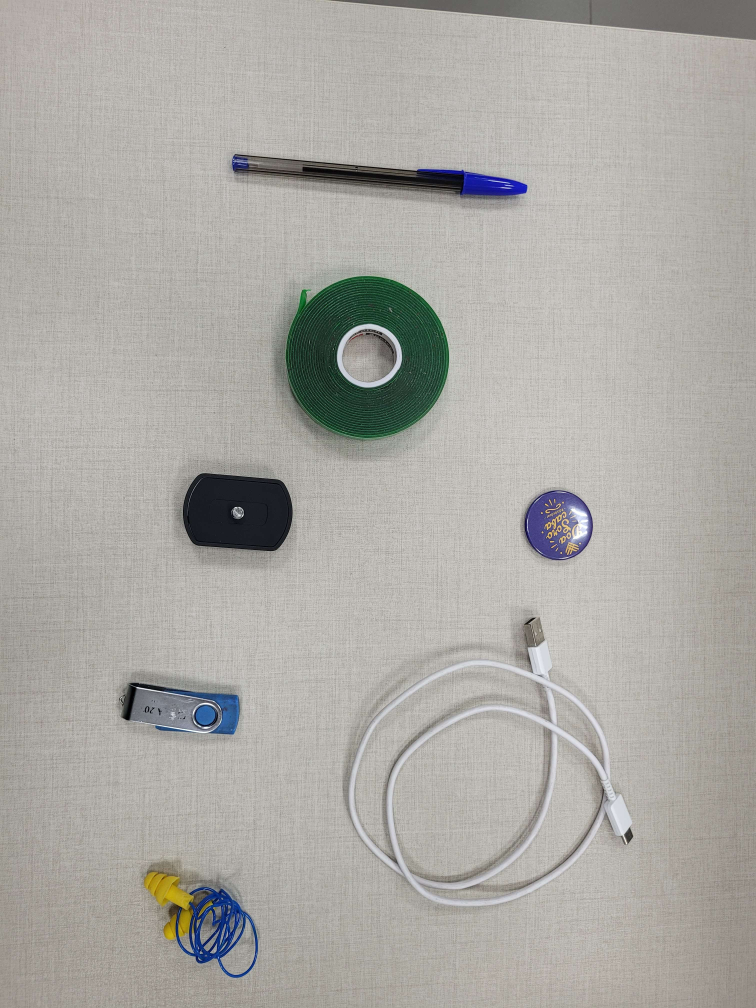
#> input picture first_test/images/20230109_171910.jpg, 3024 x 4032 px (shown at 1/4 size); its folder holds only this picture in this run
$ jupyter execute --allow-errors object_identification.ipynb
#> lines starting #> are read from the running program, lines starting #| are printed output that depends on the picture
[cell 1]
import matplotlib.pyplot as plt
import os
import cv2
import numpy as np
from rembg import remove

# denoise
from skimage import io
from skimage.restoration import denoise_nl_means, estimate_sigma
from skimage import img_as_ubyte, img_as_float

from skimage.morphology import dilation
from skimage.morphology import rectangle
from skimage.measure import label, regionprops

[cell 2]
image_path = "./images/"

images_list = os.listdir(image_path)

images = []
gray_images = []
for image in images_list:
    print(image)
    img = cv2.imread(image_path + image)
#> img is the input picture: shape (4032, 3024, 3); mean B, G, R 164.1, 169, 171.1
    resized = cv2.resize(img, (512, 512), interpolation=cv2.INTER_AREA)
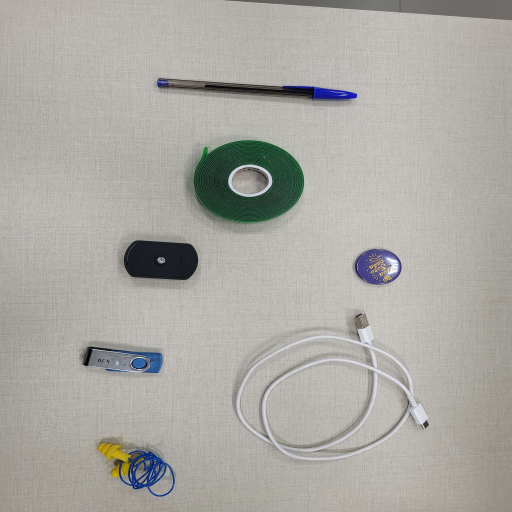
#> resized: shape (512, 512, 3); mean B, G, R 164.1, 169, 171.1
    images.append(resized)
    gray = cv2.cvtColor(resized, cv2.COLOR_BGR2GRAY)
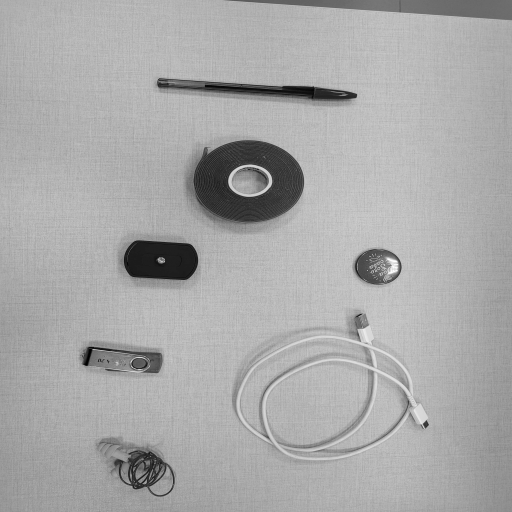
#> gray: shape (512, 512); min 0, max 254, mean 168.8
    gray_images.append(gray)

print(images[0].shape)
#| (512, 512, 3)
print(gray_images[0].shape)
#| (512, 512)

[cell 3]
# [20 lines left out: functions cv_seg, denoise, multi_dil, not called in this run]

## Image cropping

[cell 4]
def crop(final_path, img_path):
    img = cv2.imread(img_path)
    img = cv2.resize(img, (512, 512), interpolation=cv2.INTER_AREA)
    rembg_img = remove(img)
    denoised = denoise(rembg_img)
    gray = cv2.cvtColor(denoised, cv2.COLOR_BGR2GRAY)
    segmented = cv_seg(gray)
    dilated = multi_dil(segmented, 3)
    label_im = label(segmented)
    for num, i in enumerate(regionprops(label_im)):
        minr, minc, maxr, maxc = i.bbox
        roi = img[minr:maxr, minc:maxc]
        cv2.imwrite(final_path + f"{num}.jpg", roi)

### crop base image

[cell 5]
# crop("./base_img/", "./images/20230109_171941.jpg")

### crop test image

#> (a cell that did not finish here is left out)

### Opening cropped objects

#> (a cell that did not finish here is left out)

[cell 8]
base_imgs = []
test_imgs = []

#> (the rest of this cell did not finish here and is left out)

#### Naming objects for easier identification

#> (a cell that did not finish here is left out)

#> (a cell that did not finish here is left out)

[cell 11]
base_imgs = []
test_imgs = []

#> (the rest of this cell did not finish here and is left out)

[cell 12]
# [12 lines left out: function hist, not called in this run]

# [6 lines of commented-out code are left out]

#> (a cell that did not finish here is left out)

### Compairing shape

[cell 14]
objs = ["pen", "botton", "tape", "drive", "ears", "support", "cable"]

for i in range(len(test_imgs)):
    test_shape = test_imgs[i].shape[:2]
    aux = []
    for j in range(len(base_imgs)):
        base_shape = base_imgs[j].shape[:2]
        height_ratio = 1 - abs((test_shape[0] - base_shape[0]) / base_shape[0])
        width_ratio  = 1 - abs((test_shape[1] - base_shape[1]) / base_shape[1])
        mean = (height_ratio + width_ratio) / 2
        aux.append(mean)
    maximum = max(aux)
    index = aux.index(maximum)
    match = objs[index]
    print(f"Match --> {match:8}: Distance = {maximum}")

## Custom chi-squared distance

[cell 15]
# [6 lines left out: function chi2_distance, not called in this run]

[cell 16]
objs = ["pen", "botton", "tape", "drive", "ears", "support", "cable"]

for i in range(len(base_imgs)):
    aux = []
    base_hist = hist(base_imgs[i])
    for j in range(len(test_imgs)):
        resized_test_img = cv2.resize(test_imgs[j], (base_imgs[i].shape[1], base_imgs[i].shape[0]), interpolation=cv2.INTER_AREA)
        test_hist = hist(resized_test_img)
        res = chi2_distance(base_hist, test_hist)
        aux.append(res)
    minimum = min(aux)
    index = aux.index(minimum)
    match = objs[index]
    print(f"{objs[i]:8} --> {match:8}: Distance = {minimum}")

## SciPy distance metrics

[cell 17]
from scipy.spatial import distance as dist

[cell 18]
# initialize the scipy methods to compaute distances
SCIPY_METHODS = (
	("Euclidean", dist.euclidean),
	("Manhattan", dist.cityblock),
	("Chebysev", dist.chebyshev))

[cell 19]
objs = ["pen", "botton", "tape", "drive", "ears", "support", "cable"]

for i in range(len(base_imgs)):
    aux = []
    base_hist = hist(base_imgs[i])
    for j in range(len(test_imgs)):
        resized_test_img = cv2.resize(test_imgs[j], (base_imgs[i].shape[1], base_imgs[i].shape[0]), interpolation=cv2.INTER_AREA)
        test_hist = hist(resized_test_img)
        res = dist.euclidean(base_hist.flatten(), test_hist.flatten())
        aux.append(res)
    minimum = min(aux)
    index = aux.index(minimum)
    match = objs[index]
    print(f"{objs[i]:8} --> {match:8}: Distance = {minimum}")

## OpenCV compareHist method

##### cv2.compareHist(H1, H2, method)
**Methods**
- cv2.HISTCMP_CORREL: Computes the correlation between the two histograms.
- cv2.HISTCMP_CHISQR: Applies the Chi-Squared distance to the histograms.
- cv2.HISTCMP_INTERSECT: Calculates the intersection between two histograms.
- cv2.HISTCMP_BHATTACHARYYA: Bhattacharyya distance, used to measure the “overlap” between the two histograms.

[cell 20]
# METHOD #1: UTILIZING OPENCV
# initialize OpenCV methods for histogram comparison
OPENCV_METHODS = (
	("Correlation", cv2.HISTCMP_CORREL),
	("Chi-Squared", cv2.HISTCMP_CHISQR),
	("Intersection", cv2.HISTCMP_INTERSECT),
	("Hellinger", cv2.HISTCMP_BHATTACHARYYA))

# loop over the comparison methods
for (methodName, method) in OPENCV_METHODS:
	# initialize the results dictionary and the sort
	# direction
	results = {}
	reverse = False
	# if we are using the correlation or intersection
	# method, then sort the results in reverse order
	if methodName in ("Correlation", "Intersection"):
		reverse = True

[cell 21]
objs = ["pen", "botton", "tape", "drive", "ears", "support", "cable"]

for i in range(len(test_imgs)):
    aux = []
    base_hist = hist(base_imgs[i])
    for j in range(len(base_imgs)):
        resized_test_img = cv2.resize(test_imgs[j], (base_imgs[i].shape[1], base_imgs[i].shape[0]), interpolation=cv2.INTER_AREA)
        test_hist = hist(resized_test_img)
        res = cv2.compareHist(base_hist, test_hist, cv2.HISTCMP_BHATTACHARYYA)
        aux.append(res)
    minimum = min(aux)
    index = aux.index(minimum)
    match = objs[index]
    print(f"{objs[i]:8} --> {match:8}: Distance = {minimum}")

## RMSE method

[cell 22]
def rmse(A, B):
    return (((A - B) ** 2) ** (1/2)).mean()

#### RMSE in raw image

[cell 23]
objs = ["pen", "botton", "tape", "drive", "ears", "support", "cable"]

for i in range(len(base_imgs)):
    aux = []
    for j in range(len(test_imgs)):
        resized_test_img = cv2.resize(test_imgs[j], (base_imgs[i].shape[1], base_imgs[i].shape[0]), interpolation=cv2.INTER_AREA)
        res = rmse(base_imgs[i], resized_test_img)
        # print(f"{objs[i]} --> {objs[j]}: msre = {res}")
        aux.append(res)
    minimum = min(aux)
    index = aux.index(minimum)
    match = objs[index]
    print(f"{objs[i]:8} --> {match:8}: rmse = {minimum}")

#### RMSE between histograms

[cell 24]
objs = ["pen", "botton", "tape", "drive", "ears", "support", "cable"]

for i in range(len(base_imgs)):
    aux = []
    base_hist = hist(base_imgs[i])
    for j in range(len(test_imgs)):
        resized_test_img = cv2.resize(test_imgs[j], (base_imgs[i].shape[1], base_imgs[i].shape[0]), interpolation=cv2.INTER_AREA)
        test_hist = hist(resized_test_img)
        res = rmse(base_hist, test_hist)
        aux.append(res)
    minimum = min(aux)
    index = aux.index(minimum)
    match = objs[index]
    print(f"{objs[i]:8} --> {match:8}: rmse = {minimum}")

[cell 25]
# [11 lines left out: function erase_dir, not called in this run]

#> (a cell that did not finish here is left out)

[cell 27]
base_histograms = []
for img in base_imgs:
    base_histograms.append(hist(img))
#> after the loop, base_histograms = []

## Matching shape and histogram distances

[cell 28]
objs = ["pen", "botton", "tape", "drive", "ears", "support", "cable"]
actual_img = []

for i in range(len(test_imgs)):
    aux = []
    test_shape = test_imgs[i].shape[:2]
    test_hist = hist(test_imgs[i])
    for j in range(len(base_imgs)):
        base_shape = base_imgs[j].shape[:2]
        height_ratio = 1 - abs((test_shape[0] - base_shape[0]) / base_shape[0])
        width_ratio  = 1 - abs((test_shape[1] - base_shape[1]) / base_shape[1])
        mean = (height_ratio + width_ratio) / 2
        if mean >= 0.75:
            resized_test_img = cv2.resize(test_imgs[i], (base_imgs[j].shape[1], base_imgs[j].shape[0]), interpolation=cv2.INTER_AREA)
            test_hist = hist(resized_test_img)
            res = cv2.compareHist(base_hist, test_hist, cv2.HISTCMP_BHATTACHARYYA)
            aux.append(res)
        else:
            aux.append(1)
    minimum = min(aux)
    index = aux.index(minimum)
    match = objs[index]
    if minimum != 1:
        print(f"Match --> {match:8}: Distance = {minimum}")
        actual_img.append(match)

# missing = [element for element in objs if element not in actual_img]
print(f"missing objects: {list(element for element in objs if element not in actual_img)}")

$ run again, on first_test/images/20230109_172038.jpg
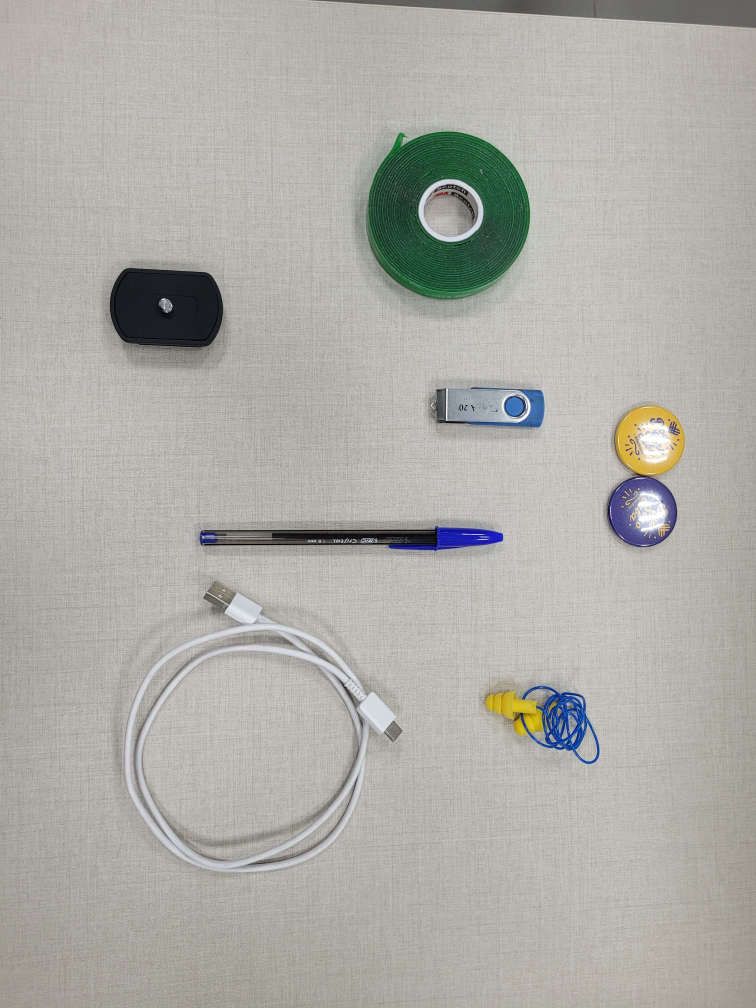
#> input picture first_test/images/20230109_172038.jpg, 3024 x 4032 px (shown at 1/4 size)
#> img is the input picture: shape (4032, 3024, 3); mean B, G, R 167.5, 172.7, 174.3
#> `resized = cv2.resize(img, (512, 512), interpolation=cv2.INTER_AREA)`:
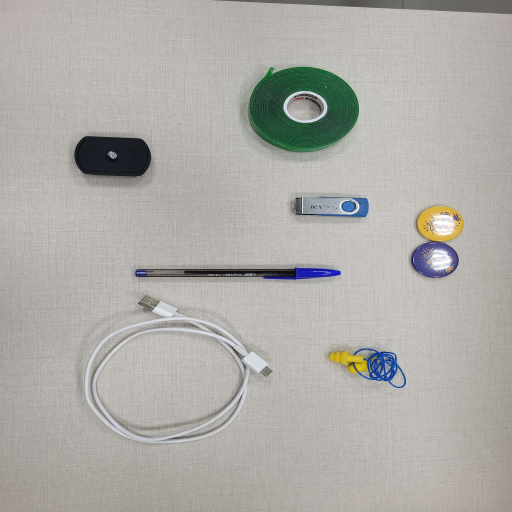
#> resized: shape (512, 512, 3); mean B, G, R 167.5, 172.7, 174.3
#> `gray = cv2.cvtColor(resized, cv2.COLOR_BGR2GRAY)`:
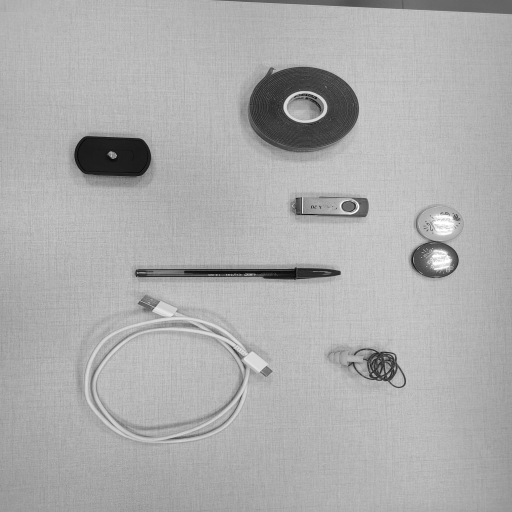
#> gray: shape (512, 512); min 6, max 255, mean 172.4
#| (512, 512, 3)
#| (512, 512)
#> after the loop `for img in base_imgs:`: base_histograms = []

$ run again, on first_test/images/20230109_171941.jpg
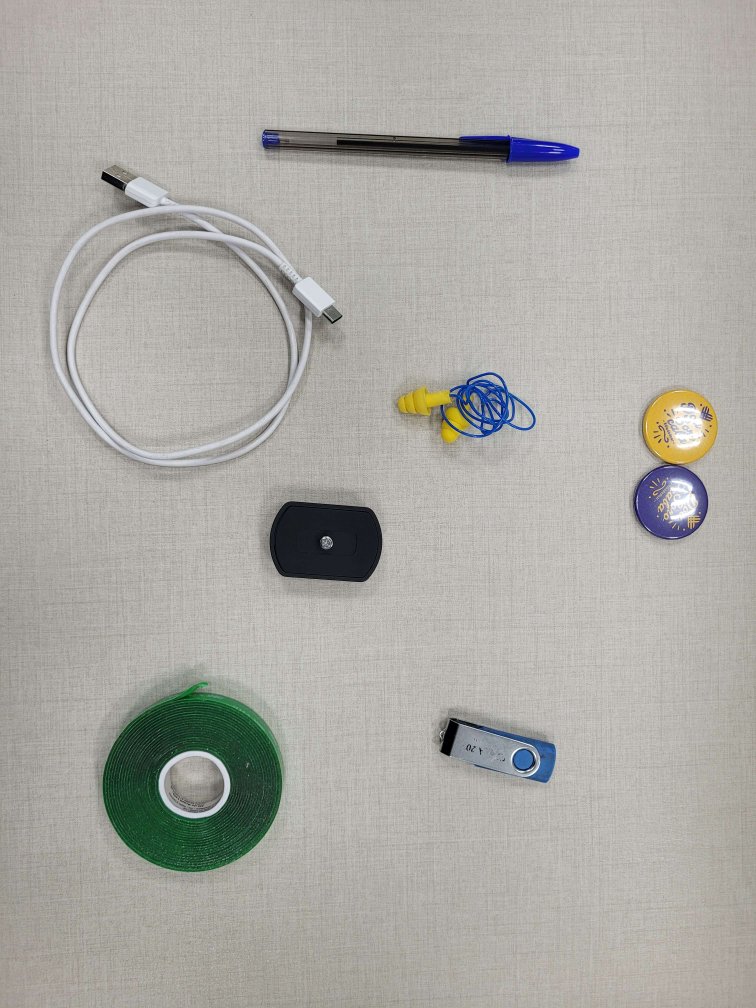
#> input picture first_test/images/20230109_171941.jpg, 3024 x 4032 px (shown at 1/4 size)
#> img is the input picture: shape (4032, 3024, 3); mean B, G, R 164.4, 169.8, 171.3
#> `resized = cv2.resize(img, (512, 512), interpolation=cv2.INTER_AREA)`:
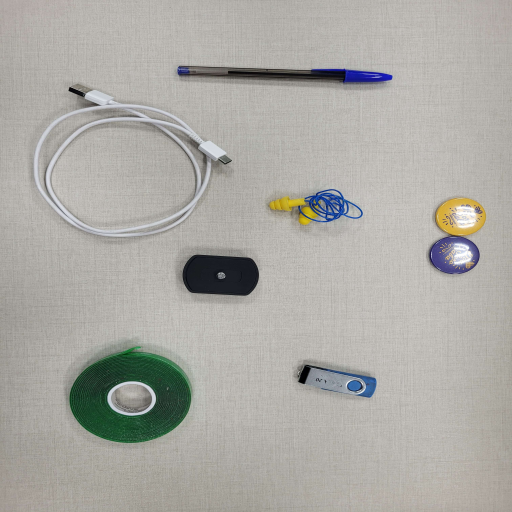
#> resized: shape (512, 512, 3); mean B, G, R 164.4, 169.8, 171.3
#> `gray = cv2.cvtColor(resized, cv2.COLOR_BGR2GRAY)`:
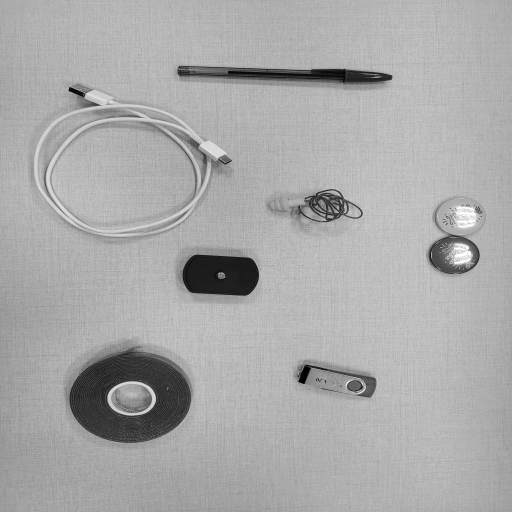
#> gray: shape (512, 512); min 0, max 255, mean 169.4
#| (512, 512, 3)
#| (512, 512)
#> after the loop `for img in base_imgs:`: base_histograms = []

$ run again, on first_test/images/20230109_171951.jpg
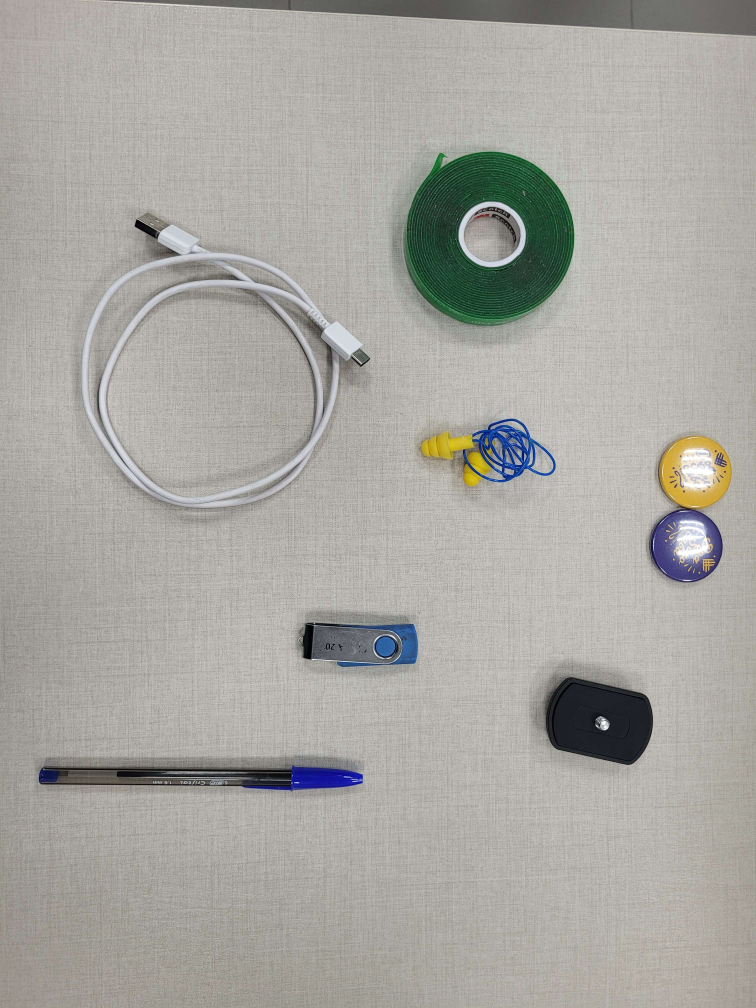
#> input picture first_test/images/20230109_171951.jpg, 3024 x 4032 px (shown at 1/4 size)
#> img is the input picture: shape (4032, 3024, 3); mean B, G, R 161.2, 166.5, 168.2
#> `resized = cv2.resize(img, (512, 512), interpolation=cv2.INTER_AREA)`:
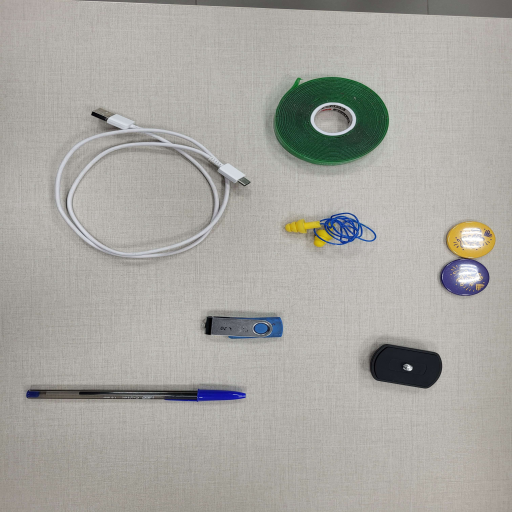
#> resized: shape (512, 512, 3); mean B, G, R 161.2, 166.5, 168.2
#> `gray = cv2.cvtColor(resized, cv2.COLOR_BGR2GRAY)`:
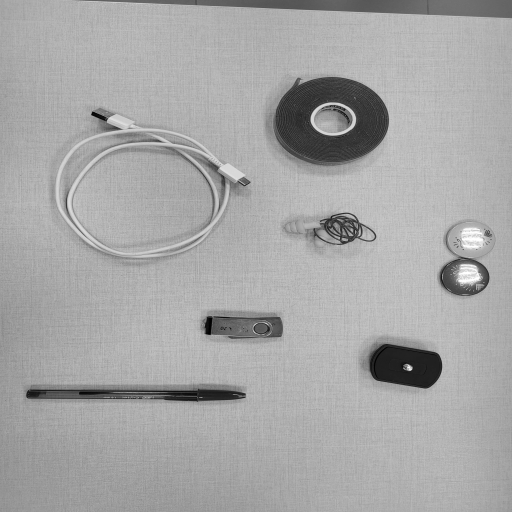
#> gray: shape (512, 512); min 0, max 255, mean 166.2
#| (512, 512, 3)
#| (512, 512)
#> after the loop `for img in base_imgs:`: base_histograms = []

$ run again, on first_test/images/20230109_172007.jpg
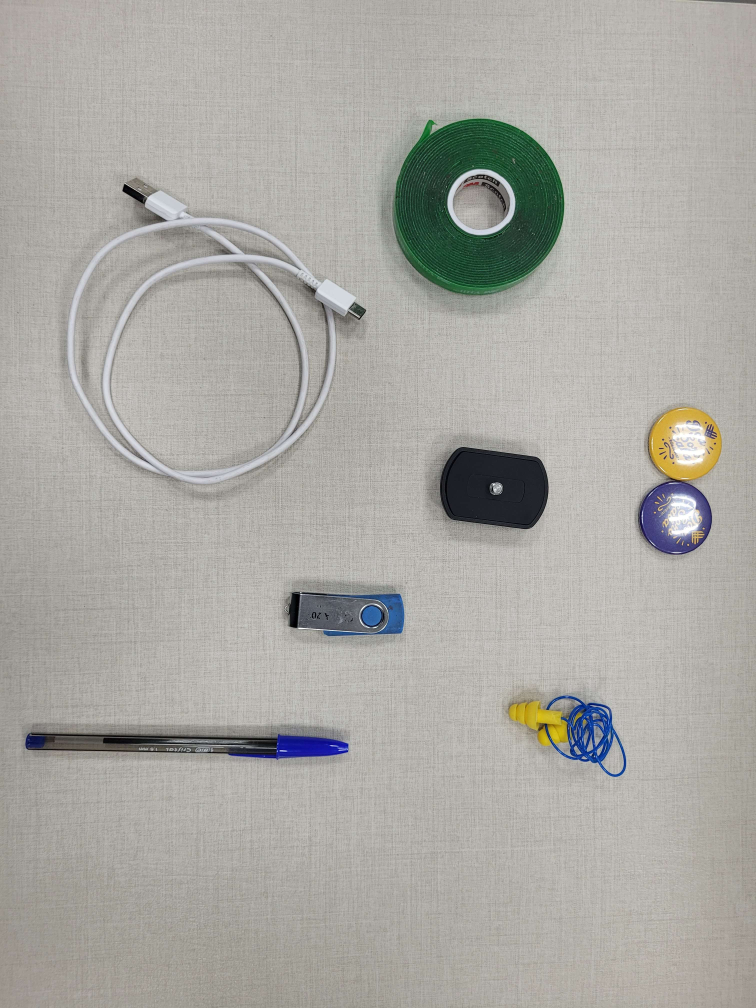
#> input picture first_test/images/20230109_172007.jpg, 3024 x 4032 px (shown at 1/4 size)
#> img is the input picture: shape (4032, 3024, 3); mean B, G, R 162.8, 168.1, 169.7
#> `resized = cv2.resize(img, (512, 512), interpolation=cv2.INTER_AREA)`:
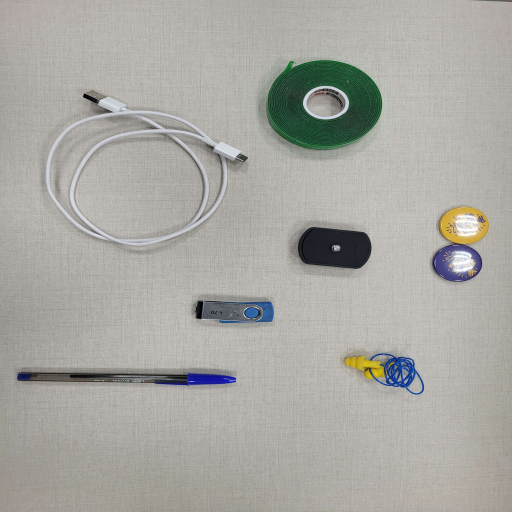
#> resized: shape (512, 512, 3); mean B, G, R 162.8, 168.1, 169.7
#> `gray = cv2.cvtColor(resized, cv2.COLOR_BGR2GRAY)`:
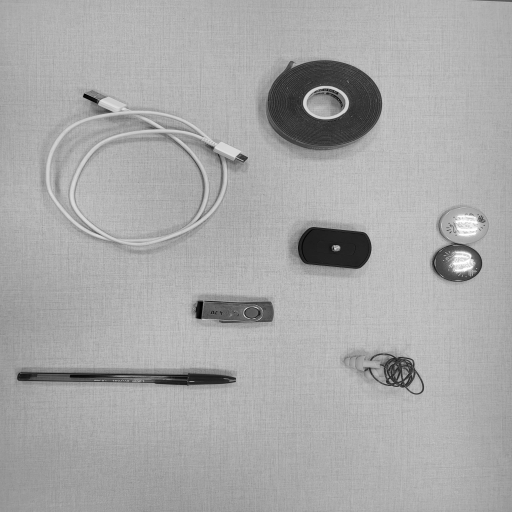
#> gray: shape (512, 512); min 0, max 255, mean 167.7
#| (512, 512, 3)
#| (512, 512)
#> after the loop `for img in base_imgs:`: base_histograms = []
